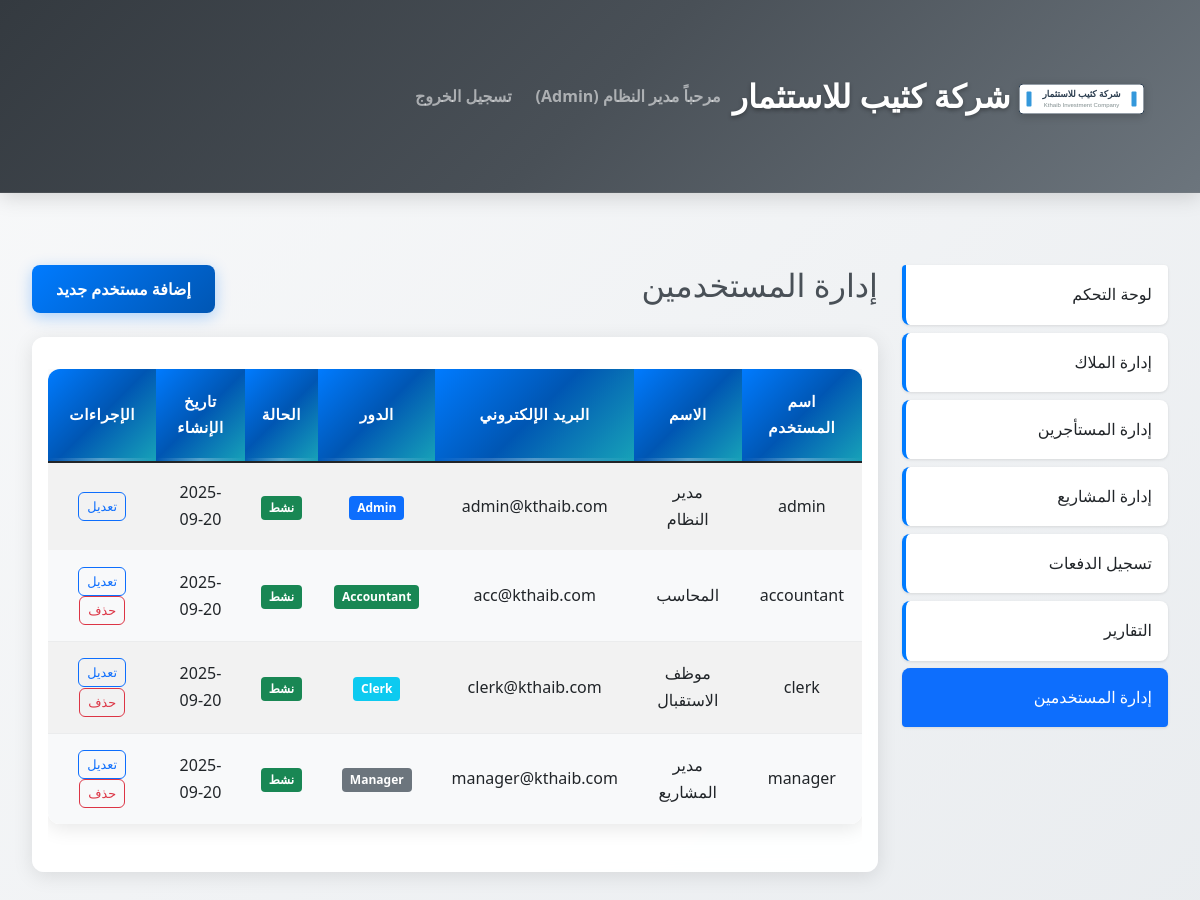
Screenshot of /users (signed in) with the database file from the repository.
### app.py (models this page shows, shortened)
class User(UserMixin, db.Model):
    id = db.Column(db.Integer, primary_key=True)
    username = db.Column(db.String(80), unique=True, nullable=False)
    password_hash = db.Column(db.String(128), nullable=False)
    role = db.Column(db.String(20), nullable=False)  # Admin, Accountant, Clerk
    name = db.Column(db.String(120))
    email = db.Column(db.String(120))
    is_active = db.Column(db.Boolean, default=True)
    created_at = db.Column(db.DateTime, default=datetime.utcnow)

### app.py (the view, shortened to what this page needs)
@app.route('/users', methods=['GET', 'POST'])
@login_required
def users_view():
    if current_user.role != 'Admin':
        flash('ليس لديك صلاحية للوصول إلى هذه الصفحة.', 'danger')
        return redirect(url_for('dashboard'))
    users = User.query.all()
    return render_template('users.html', users=users, active_page='users')

### app.py (called while the page is built)
@login_manager.user_loader
def load_user(user_id):
    return User.query.get(int(user_id))

### templates/users.html (shortened to what this page needs)
<!DOCTYPE html>
<html lang="ar" dir="rtl">
<head>
    <link href="https://cdn.jsdelivr.net/npm/bootstrap@5.1.3/dist/css/bootstrap.min.css" rel="stylesheet">
    <link href="{{ url_for('static', filename='custom.css') }}" rel="stylesheet">
</head>
<body>
    <nav class="navbar navbar-expand-lg navbar-dark bg-primary">
        <div class="container">
            <a class="navbar-brand" href="{{ url_for('dashboard') }}">
                <img src="{{ url_for('static', filename='logo.svg') }}" alt="شعار" width="30" height="30" class="me-2">
                شركة كثيب للاستثمار
            </a>
            <div class="navbar-nav ms-auto">
                <span class="nav-link">مرحباً {{ current_user.name }} ({{ current_user.role }})</span>
                <a class="nav-link" href="{{ url_for('logout') }}">تسجيل الخروج</a>
            </div>
        </div>
    </nav>
    <div class="container mt-4">
        <div class="row">
            <div class="col-md-3">
                <div class="list-group">
                    <a href="{{ url_for('dashboard') }}" class="list-group-item list-group-item-action">لوحة التحكم</a>
                    <a href="{{ url_for('owners_view') }}" class="list-group-item list-group-item-action">إدارة الملاك</a>
                    <a href="{{ url_for('tenants_view') }}" class="list-group-item list-group-item-action">إدارة المستأجرين</a>
                    <a href="{{ url_for('projects_view') }}" class="list-group-item list-group-item-action">إدارة المشاريع</a>
                    <a href="{{ url_for('payments_view') }}" class="list-group-item list-group-item-action">تسجيل الدفعات</a>
                    <a href="{{ url_for('reports_view') }}" class="list-group-item list-group-item-action">التقارير</a>
                    {% if current_user.role == 'Admin' %}
                    <a href="{{ url_for('users_view') }}" class="list-group-item list-group-item-action active">إدارة المستخدمين</a>
                    {% endif %}
                </div>
            </div>
            <div class="col-md-9">
                <div class="d-flex justify-content-between align-items-center mb-4">
                    <h2>إدارة المستخدمين</h2>
                    <button class="btn btn-primary" data-bs-toggle="modal" data-bs-target="#addUserModal">
                        إضافة مستخدم جديد
                    </button>
                </div>
                <div class="card">
                    <div class="card-body">
                        <div class="table-responsive">
                            <table class="table table-striped">
                                <thead>
                                    <tr>
                                        <th>اسم المستخدم</th>
                                        <th>الاسم</th>
                                        <th>البريد الإلكتروني</th>
                                        <th>الدور</th>
                                        <th>الحالة</th>
                                        <th>تاريخ الإنشاء</th>
                                        <th>الإجراءات</th>
                                    </tr>
                                </thead>
                                <tbody>
                                    {% for user in users %}
                                    <tr>
                                        <td>{{ user.username }}</td>
                                        <td>{{ user.name }}</td>
                                        <td>{{ user.email }}</td>
                                        <td>
                                            <span class="badge bg-{{ 'primary' if user.role == 'Admin' else 'success' if user.role == 'Accountant' else 'info' if user.role == 'Clerk' else 'secondary' }}">
                                                {{ user.role }}
                                            </span>
                                        </td>
                                        <td>
                                            <span class="badge bg-{{ 'success' if user.is_active else 'danger' }}">
                                                {{ 'نشط' if user.is_active else 'معطل' }}
                                            </span>
                                        </td>
                                        <td>{{ user.created_at.strftime('%Y-%m-%d') }}</td>
                                        <td>
                                            <button class="btn btn-sm btn-outline-primary">تعديل</button>
                                            {% if user.username != current_user.username %}
                                            <button class="btn btn-sm btn-outline-danger">حذف</button>
                                            {% endif %}
                                        </td>
                                    </tr>
                                    {% endfor %}
                                </tbody>
                            </table>
                        </div>
                    </div>
                </div>
            </div>
        </div>
    </div>
</body>
</html>

### rows the page displays
User: name "مدير النظام", role "Admin", username "admin", email "admin@kthaib.com", is_active "نشط", created_at "2025-09-20"
User: username "accountant", name "المحاسب", email "acc@kthaib.com", role "Accountant", is_active "نشط", created_at "2025-09-20", shows "حذف"
User: username "clerk", name "موظف الاستقبال", email "clerk@kthaib.com", role "Clerk", is_active "نشط", created_at "2025-09-20", shows "حذف"
User: username "manager", name "مدير المشاريع", email "manager@kthaib.com", role "Manager", is_active "نشط", created_at "2025-09-20", shows "حذف"
